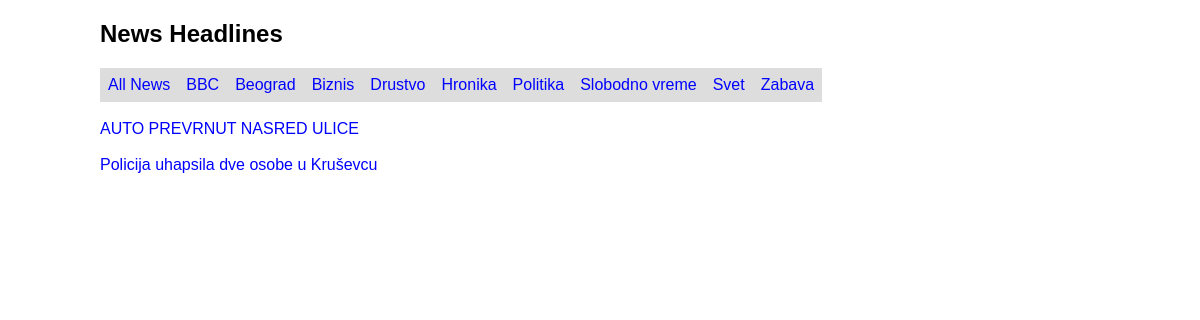
/pages/selectNews.php?category=Hronika, run on the app's committed database.
### tables this page shows
CREATE TABLE IF NOT EXISTS `news` (
  `id` int NOT NULL AUTO_INCREMENT,
  `title` varchar(255) NOT NULL,
  `content` text NOT NULL,
  `date` datetime DEFAULT CURRENT_TIMESTAMP,
  `category` varchar(100) NOT NULL,
  `author_id` int DEFAULT NULL,
  PRIMARY KEY (`id`),
  KEY `autor_id` (`author_id`)
);

### classes/News.class.php (called while the page is built, shortened)
<?php
    class News {
        private $conn;
        public function __construct($conn, $id, $title, $content, $category, $author_id) {
            $this->conn = $conn;
        }
        public function selectNews($category = null) {
            if ($category) {
                $sql = "SELECT * FROM news WHERE category = ? ORDER BY date DESC";
                $stmt = $this->conn->prepare($sql);
                $stmt->bind_param("s", $category);
            } else {
                $sql = "SELECT * FROM news ORDER BY date DESC";
                $stmt = $this->conn->prepare($sql);
            }
            $stmt->execute();
            $results = $stmt->get_result();
            $newsArray = array();
            if ($results->num_rows > 0) {
                while ($row = $results->fetch_assoc()) {
                    $newsArray[] = $row;
                }
            } else {
                echo "No news available!";
            }
            return $newsArray;
        }
        public function getCategories() {
            $sql = "SELECT DISTINCT category FROM news ORDER BY category ASC";
            $stmt = $this->conn->prepare($sql);
            $stmt->execute();
            $results = $stmt->get_result();
            $categories = array();
            if ($results->num_rows > 0) {
                while ($row = $results->fetch_assoc()) {
                    $categories[] = $row['category'];
                }
            }
            return $categories;
        }
    }
?>

### pages/selectNews.php (the view, shortened to what this page needs)
<?php
    include "../config/Connection.php";
    include "../classes/News.class.php";
    $news = new News($conn, "", "", "", "", "");
    $categories = $news->getCategories();
    $selectedCategory = isset($_GET['category']) ? $_GET['category'] : null;
    $newsArray = $news->selectNews($selectedCategory);
?>
<!DOCTYPE html>
<html>
    <head>
        <link href="../assets/style.css" type="text/css" rel="stylesheet">
    </head>
    <body>
        <h2>News Headlines</h2>
        <nav>
            <ul>
                <li><a href="selectNews.php">All News</a></li>
                <?php
                foreach ($categories as $category) {
                    echo "<li><a href='selectNews.php?category=" . urlencode($category) . "'>" . $category . "</a></li>";
                }
                ?>
            </ul><br>
        </nav>
        <?php
        if (!empty($newsArray)) {
            foreach ($newsArray as $newsItem) {
                echo "<div class='news-title'>";
                echo "<a href='viewNews.php?id=" . $newsItem['id'] . "'>" . $newsItem['title'] . "</a>";
                echo "</div><br>";
            }
        } else {
            echo "<p>No news to display!</p>";
        }
        ?>
    </body>
</html>

### assets/style.css (style rules this page uses)
body { width: 1000px; margin: 20px auto; font-family: Arial, Helvetica, sans-serif; }
a, a:visited { color: blue; }
.news-title a { text-decoration: none; }
ul { list-style-type: none; margin: 0; padding: 0; overflow: hidden; }
li { float: left; }
li a { display: block; padding: 8px; background-color: #dddddd; text-decoration: none; }

### data on the page
news: title "AUTO PREVRNUT NASRED ULICE"
news: title "Policija uhapsila dve osobe u Kruševcu"

### other printed values
$category "BBC"
$category "Beograd"
$category "Biznis"
$category "Drustvo"
$category "Hronika"
$category "Politika"
$category "Slobodno vreme"
$category "Svet"
$category "Zabava"
